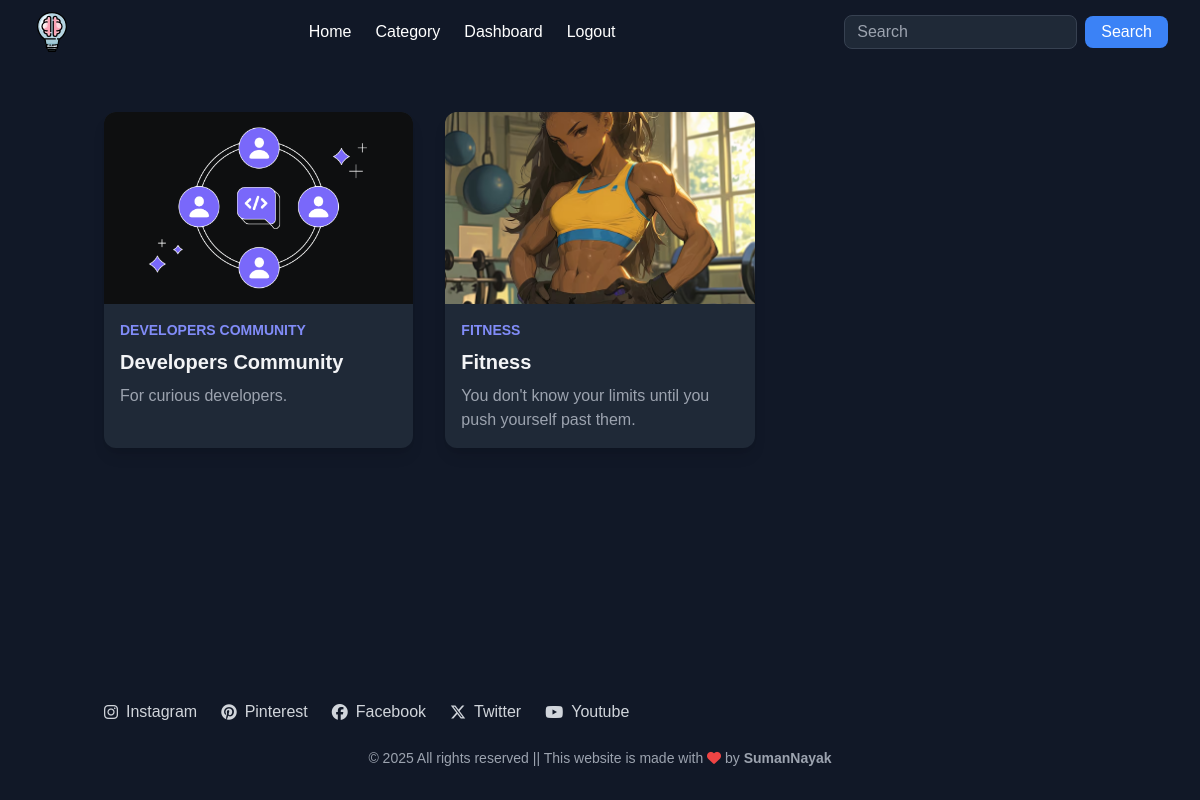
Page /categories/ on the committed database.
### post/models.py (models this page shows, shortened)
class Category(models.Model):
    slug=models.CharField(max_length=150,null=False,blank=False)
    name=models.CharField(max_length=150,null=False,blank=False)
    image=models.ImageField(upload_to=get_file_path,null=True,blank=True)
    descriptions=models.TextField(max_length= 500,null=False,blank=False)
    status=models.BooleanField(default=False,help_text="0=default,1=Trending")
    meta_title=models.CharField(max_length=150,null=False,blank=False)
    meta_keywords=models.CharField(max_length=150,null=False,blank=False)
    created_at=models.DateTimeField(auto_now_add=True)

### post/views.py (the view)
# urls.py: path('categories/', views.categories,name='categories'),
def categories(request):
    categories = Category.objects.filter(status = 0)
    context={
        'categories':categories
    }
    return render(request,'categories.html',context)

### templates/categories.html (shortened to what this page needs)
{% extends 'base.html' %}
{% load static %}
{% block content %}
<section class="recipe-section py-12 bg-gray-900 text-gray-100">
  <div class="container mx-auto px-4">
    <div class="grid md:grid-cols-2 lg:grid-cols-3 gap-8">
      {% for c in categories %}
      <div class="recipe-item bg-gray-800 rounded-xl overflow-hidden shadow-lg hover:shadow-2xl transition">
        <a href="{% url 'catView' c.slug %}">
          <img src="{{c.image.url}}" alt="" class="w-full h-48 object-cover">
        </a>
        <div class="p-4">
          <div class="text-sm text-indigo-400 font-semibold uppercase">{{c.name}}</div>
          <a href="{% url 'catView' c.slug %}">
            <h4 class="text-xl font-bold mt-2">{{c.name}}</h4>
          </a>
          <p class="text-gray-400 mt-2">{{c.descriptions}}</p>
        </div>
      </div>
      {% endfor %}
    </div>
  </div>
</section>
 {% endblock %}

### templates/base.html (style rules this page uses)
body { font-family: 'Poppins', sans-serif; }

### rows in the picture
Category: image (picture), name "DEVELOPERS COMMUNITY", name "Developers Community", descriptions "For curious developers."
Category: image (picture), name "FITNESS", name "Fitness", descriptions "You don't know your limits until you push yourself past them."
